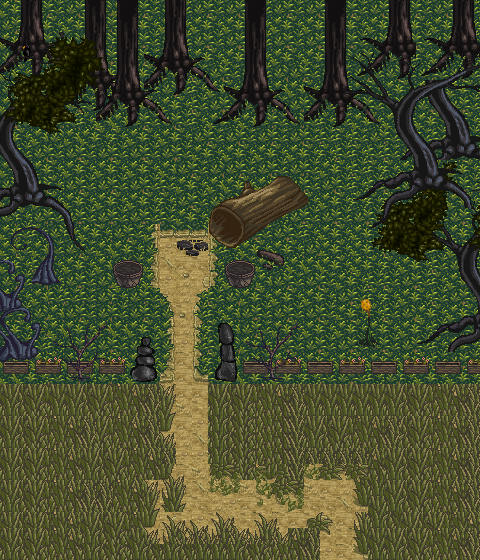

The image is a tile-based game level rendered from a .tmx file. Its description and source (layers, tilesets, objects; grid data summarised) follow:
An orthogonal 30x35 tile map with 16x16 px tiles, 4 tile layers (Kachelebene 1, gras, Kachelebene 3, Kachelebene 4), 2 tilesets and 36 objects.

<map version="1.0" orientation="orthogonal" renderorder="right-down" width="30" height="35" tilewidth="16" tileheight="16" nextobjectid="90">
 <tileset firstgid="1" name="trees_plants" tilewidth="16" tileheight="16" tilecount="1024" columns="32">
  <image source="tilesets/trees_plants.png" width="512" height="512" />
 </tileset>
 <tileset firstgid="1025" name="trees_plants_rocks" tilewidth="16" tileheight="16" tilecount="1024" columns="32">
  <image source="tilesets/trees_plants_rocks.png" width="512" height="512" />
 </tileset>
 <layer name="Kachelebene 1" width="30" height="35">
  <data>[1050 cells, 1050 non-empty, 24 distinct tile ids]</data>
 </layer>
 <layer name="gras" width="30" height="35">
  <data>[1050 cells, 1050 non-empty, 69 distinct tile ids]</data>
 </layer>
 <layer name="Kachelebene 3" width="30" height="35">
  <data>[1050 cells, 710 non-empty, 271 distinct tile ids]</data>
 </layer>
 <layer name="Kachelebene 4" width="30" height="35">
  <data>[1050 cells, 286 non-empty, 269 distinct tile ids]</data>
 </layer>
 <objectgroup name="barrieren">
  <object id="19" x="208" y="368" width="272" height="96" />
  <object id="20" x="0" y="368" width="160" height="48" />
  <object id="22" x="208" y="320" width="32" height="32">
   <ellipse />
  </object>
  <object id="23" x="128" y="336" width="32" height="32">
   <ellipse />
  </object>
  <object id="24" x="128" y="352" width="32" height="16" />
  <object id="25" x="208" y="336" width="32" height="32" />
  <object id="35" x="48" y="320" width="64" height="64">
   <ellipse />
  </object>
  <object id="37" x="352" y="464" width="128" height="96" />
  <object id="40" x="0" y="416" width="176" height="144" />
  <object id="41" x="128" y="384" width="48" height="48">
   <ellipse />
  </object>
  <object id="42" x="176" y="528" width="144" height="32" />
  <object id="44" x="272" y="464" width="32" height="32">
   <ellipse />
  </object>
  <object id="45" x="208" y="448" width="32" height="32">
   <ellipse />
  </object>
  <object id="46" x="224" y="464" width="64" height="16" />
  <object id="48" x="208" y="512" width="32" height="32">
   <ellipse />
  </object>
  <object id="49" x="256" y="512" width="32" height="32">
   <ellipse />
  </object>
  <object id="51" x="160" y="480" width="32" height="32">
   <ellipse />
  </object>
  <object id="52" x="224" y="256" width="32" height="32">
   <ellipse />
  </object>
  <object id="53" x="112" y="256" width="32" height="32">
   <ellipse />
  </object>
  <object id="54" x="208" y="192" width="48" height="48">
   <ellipse />
  </object>
  <object id="55" x="256" y="176" width="48" height="48">
   <ellipse />
  </object>
  <object id="60" x="224" y="176" width="64" height="64">
   <ellipse />
  </object>
  <object id="67" x="368" y="304" height="39.3333" />
  <object id="68" x="48" y="336">
   <polyline points="0,0 -16,-16 -16,-48 16,-64 16,-128 0,-160 0,-192 48,-224 80,-208 112,-224 128,-240 192,-224 208,-208 336,-208 352,-176 320,-144 320,-112 336,-80 400,-80 416,-32 384,32" />
  </object>
 </objectgroup>
 <objectgroup name="areaborder">
  <object id="61" x="320" y="560" width="32">
   <properties>
    <property name="ausgang" value="sued" />
    <property name="nextMap" value="3" />
   </properties>
  </object>
 </objectgroup>
 <objectgroup name="startpunkt">
  <object id="62" x="336" y="528" width="16" height="16">
   <properties>
    <property name="start" value="sued" />
   </properties>
  </object>
 </objectgroup>
 <objectgroup name="enemyHumanoid">
  <object id="74" x="176" y="221" width="16" height="16">
   <properties>
    <property name="typ" value="raider-1" />
   </properties>
  </object>
  <object id="76" x="320" y="192" width="16" height="16">
   <properties>
    <property name="typ" value="raider-1" />
   </properties>
  </object>
  <object id="77" x="90" y="219" width="16" height="16">
   <properties>
    <property name="typ" value="raider-2" />
   </properties>
  </object>
  <object id="78" x="352" y="144" width="16" height="16">
   <properties>
    <property name="typ" value="raider-2" />
   </properties>
  </object>
  <object id="79" x="400" y="272" width="16" height="16">
   <properties>
    <property name="typ" value="raider-2" />
   </properties>
  </object>
  <object id="80" x="307" y="280" width="16" height="16">
   <properties>
    <property name="typ" value="raider-1" />
   </properties>
  </object>
 </objectgroup>
 <objectgroup name="schatztruhen">
  <object id="83" x="304" y="128" width="16" height="16">
   <properties>
    <property name="Inhalt" value="FoliantKraft" />
    <property name="typ" value="2" />
   </properties>
  </object>
  <object id="84" x="432" y="256" width="16" height="16">
   <properties>
    <property name="Inhalt" value="ruestung1" />
    <property name="typ" value="1" />
   </properties>
  </object>
  <object id="86" x="176" y="96" width="16" height="16">
   <properties>
    <property name="Inhalt" value="Bogen1" />
    <property name="typ" value="1" />
   </properties>
  </object>
  <object id="88" x="80" y="112" width="16" height="16">
   <properties>
    <property name="Inhalt" value="Nahrung2" />
    <property name="typ" value="2" />
   </properties>
  </object>
 </objectgroup>
</map>
